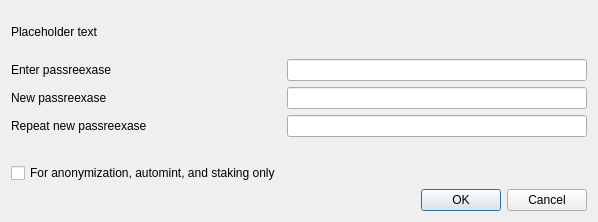
<?xml version="1.0" encoding="UTF-8"?>
<ui version="4.0">
 <class>AskPassreexaseDialog</class>
 <widget class="QDialog" name="AskPassreexaseDialog">
  <property name="geometry">
   <rect>
    <x>0</x>
    <y>0</y>
    <width>598</width>
    <height>222</height>
   </rect>
  </property>
  <property name="sizePolicy">
   <sizepolicy hsizetype="Preferred" vsizetype="Minimum">
    <horstretch>0</horstretch>
    <verstretch>0</verstretch>
   </sizepolicy>
  </property>
  <property name="minimumSize">
   <size>
    <width>550</width>
    <height>0</height>
   </size>
  </property>
  <property name="windowTitle">
   <string>Passreexase Dialog</string>
  </property>
  <layout class="QVBoxLayout" name="verticalLayout">
   <property name="sizeConstraint">
    <enum>QLayout::SetMinimumSize</enum>
   </property>
   <item>
    <widget class="QLabel" name="warningLabel">
     <property name="text">
      <string notr="true">Placeholder text</string>
     </property>
     <property name="textFormat">
      <enum>Qt::RichText</enum>
     </property>
     <property name="wordWrap">
      <bool>true</bool>
     </property>
    </widget>
   </item>
   <item>
    <layout class="QFormLayout" name="formLayout">
     <property name="sizeConstraint">
      <enum>QLayout::SetMinimumSize</enum>
     </property>
     <property name="fieldGrowthPolicy">
      <enum>QFormLayout::AllNonFixedFieldsGrow</enum>
     </property>
     <item row="0" column="0">
      <widget class="QLabel" name="passLabel1">
       <property name="text">
        <string>Enter passreexase</string>
       </property>
      </widget>
     </item>
     <item row="0" column="1">
      <widget class="QLineEdit" name="passEdit1">
       <property name="echoMode">
        <enum>QLineEdit::Password</enum>
       </property>
      </widget>
     </item>
     <item row="1" column="0">
      <widget class="QLabel" name="passLabel2">
       <property name="text">
        <string>New passreexase</string>
       </property>
      </widget>
     </item>
     <item row="1" column="1">
      <widget class="QLineEdit" name="passEdit2">
       <property name="echoMode">
        <enum>QLineEdit::Password</enum>
       </property>
      </widget>
     </item>
     <item row="2" column="0">
      <widget class="QLabel" name="passLabel3">
       <property name="text">
        <string>Repeat new passreexase</string>
       </property>
      </widget>
     </item>
     <item row="2" column="1">
      <widget class="QLineEdit" name="passEdit3">
       <property name="echoMode">
        <enum>QLineEdit::Password</enum>
       </property>
      </widget>
     </item>
     <item row="3" column="1">
      <widget class="QLabel" name="capsLabel">
       <property name="font">
        <font>
         <weight>75</weight>
         <bold>true</bold>
        </font>
       </property>
       <property name="text">
        <string/>
       </property>
       <property name="alignment">
        <set>Qt::AlignCenter</set>
       </property>
      </widget>
     </item>
     <item row="4" column="0">
      <widget class="QCheckBox" name="anonymizationCheckBox">
       <property name="enabled">
        <bool>true</bool>
       </property>
       <property name="toolTip">
        <string>Serves to disable the trivial sendmoney when OS account compromised. Provides no real security.</string>
       </property>
       <property name="text">
        <string>For anonymization, automint, and staking only</string>
       </property>
       <property name="visible">
        <bool>false</bool>
       </property>
      </widget>
     </item>
    </layout>
   </item>
   <item>
    <widget class="QDialogButtonBox" name="buttonBox">
     <property name="orientation">
      <enum>Qt::Horizontal</enum>
     </property>
     <property name="standardButtons">
      <set>QDialogButtonBox::Cancel|QDialogButtonBox::Ok</set>
     </property>
    </widget>
   </item>
  </layout>
 </widget>
 <resources/>
 <connections>
  <connection>
   <sender>buttonBox</sender>
   <signal>accepted()</signal>
   <receiver>AskPassreexaseDialog</receiver>
   <slot>accept()</slot>
   <hints>
    <hint type="sourcelabel">
     <x>20</x>
     <y>20</y>
    </hint>
    <hint type="destinationlabel">
     <x>20</x>
     <y>20</y>
    </hint>
   </hints>
  </connection>
  <connection>
   <sender>buttonBox</sender>
   <signal>rejected()</signal>
   <receiver>AskPassreexaseDialog</receiver>
   <slot>reject()</slot>
   <hints>
    <hint type="sourcelabel">
     <x>20</x>
     <y>20</y>
    </hint>
    <hint type="destinationlabel">
     <x>20</x>
     <y>20</y>
    </hint>
   </hints>
  </connection>
 </connections>
</ui>
